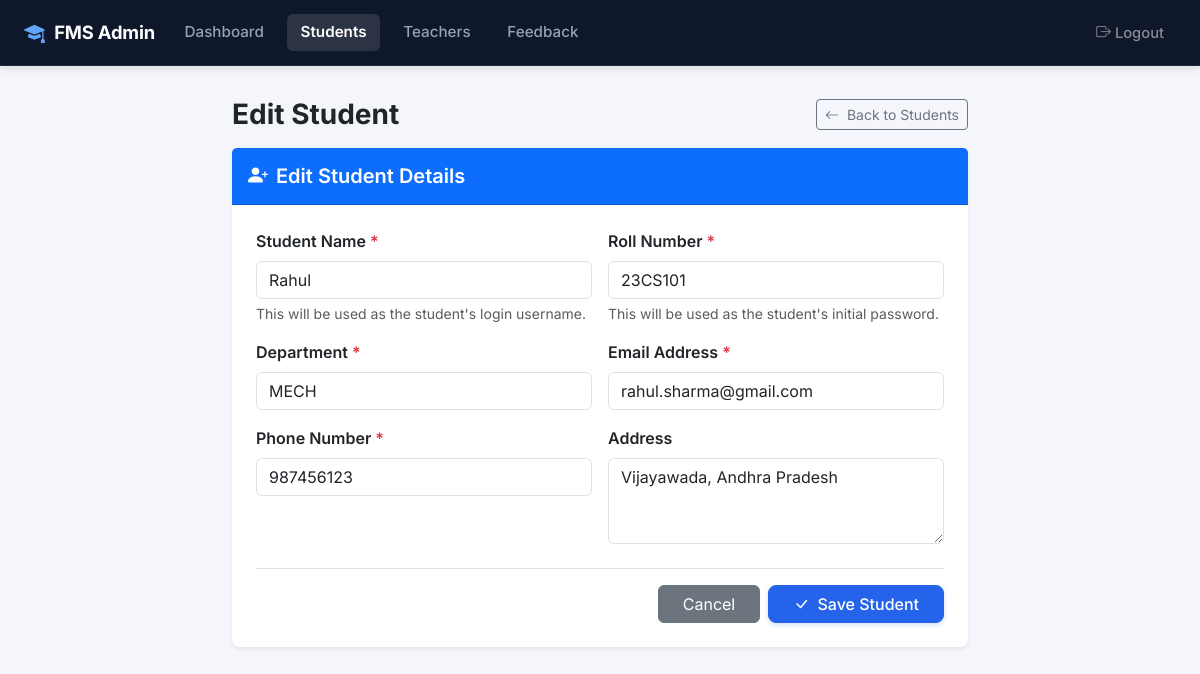
The page /students/edit/1/ (signed in) on the database its author committed.
### fms_app/models.py (models this page shows, shortened)
class Student(models.Model):
    user = models.OneToOneField(User, on_delete=models.CASCADE, related_name='student_profile')
    name = models.CharField(max_length=150)
    roll_number = models.CharField(max_length=50, unique=True)
    department = models.CharField(max_length=100)
    email = models.EmailField()
    phone = models.CharField(max_length=20)
    address = models.TextField(blank=True)
    created_at = models.DateTimeField(auto_now_add=True)
    class Meta:
        ordering = ['id']

### fms_app/views.py (the view)
# urls.py: path('students/edit/<int:pk>/', views.student_edit_view, name='student_edit'),
@admin_required
def student_edit_view(request, pk):
    student = get_object_or_404(Student, pk=pk)
    if request.method == 'POST':
        form = StudentForm(request.POST, instance=student)
        if form.is_valid():
            form.save()
            messages.success(request, f"Student '{student.name}' updated successfully.")
            return redirect('admin_students')
    else:
        form = StudentForm(instance=student)
    return render(request, 'admin/student_form.html', {'form': form, 'title': 'Edit Student', 'student': student})

### fms_app/forms.py (shortened to what this page needs)
class StudentForm(forms.ModelForm):
    class Meta:
        model = Student
        fields = ['name', 'roll_number', 'department', 'email', 'phone', 'address']
        widgets = {
            'name': forms.TextInput(attrs={'class': 'form-control', 'placeholder': 'e.g. Rahul'}),
            'roll_number': forms.TextInput(attrs={'class': 'form-control', 'placeholder': 'e.g. 23CS101'}),
            'department': forms.TextInput(attrs={'class': 'form-control', 'placeholder': 'e.g. CSE or MECH'}),
            'email': forms.EmailInput(attrs={'class': 'form-control', 'placeholder': 'e.g. student@example.com'}),
            'phone': forms.TextInput(attrs={'class': 'form-control', 'placeholder': 'e.g. 9876543210'}),
            'address': forms.Textarea(attrs={'class': 'form-control', 'rows': 3, 'placeholder': 'Full address'}),
        }

### templates/admin/student_form.html (shortened to what this page needs)
{% extends 'base.html' %}
{% block navbar %}
    {% include 'navbar_admin.html' %}
{% endblock %}
{% block content %}
<div class="py-2">
    <div class="row justify-content-center">
        <div class="col-lg-8">
            <div class="d-flex justify-content-between align-items-center mb-3">
                <h3 class="fw-bold text-dark mb-0">{{ title }}</h3>
                <a href="{% url 'admin_students' %}" class="btn btn-outline-secondary btn-sm">
                    <i class="bi bi-arrow-left me-1"></i> Back to Students
                </a>
            </div>
            <div class="card border-0 shadow-sm rounded-3">
                <div class="card-header bg-primary text-white py-3">
                    <h5 class="card-title mb-0 fw-semibold">
                        <i class="bi bi-person-plus-fill me-2"></i>{{ title }} Details
                    </h5>
                </div>
                <div class="card-body p-4">
                    <form method="POST" novalidate>
                        <div class="row g-3">
                            <div class="col-md-6">
                                <label for="{{ form.name.id_for_label }}" class="form-label fw-semibold">Student Name <span class="text-danger">*</span></label>
                                {{ form.name }}
                                <div class="form-text">This will be used as the student's login username.</div>
                            </div>
                            <div class="col-md-6">
                                <label for="{{ form.roll_number.id_for_label }}" class="form-label fw-semibold">Roll Number <span class="text-danger">*</span></label>
                                {{ form.roll_number }}
                                <div class="form-text">This will be used as the student's initial password.</div>
                            </div>
                            <div class="col-md-6">
                                <label for="{{ form.department.id_for_label }}" class="form-label fw-semibold">Department <span class="text-danger">*</span></label>
                                {{ form.department }}
                            </div>
                            <div class="col-md-6">
                                <label for="{{ form.email.id_for_label }}" class="form-label fw-semibold">Email Address <span class="text-danger">*</span></label>
                                {{ form.email }}
                            </div>
                            <div class="col-md-6">
                                <label for="{{ form.phone.id_for_label }}" class="form-label fw-semibold">Phone Number <span class="text-danger">*</span></label>
                                {{ form.phone }}
                            </div>
                            <div class="col-md-6">
                                <label for="{{ form.address.id_for_label }}" class="form-label fw-semibold">Address</label>
                                {{ form.address }}
                            </div>
                        </div>
                        <div class="d-flex justify-content-end gap-2 mt-4 pt-3 border-top">
                            <a href="{% url 'admin_students' %}" class="btn btn-secondary px-4">Cancel</a>
                            <button type="submit" class="btn btn-primary px-4">
                                <i class="bi bi-check-lg me-1"></i> Save Student
                            </button>
                        </div>
                    </form>
                </div>
            </div>
        </div>
    </div>
</div>
{% endblock %}

### static/css/custom.css (style rules this page uses)
:root { --fms-bg: #f4f6fb; --fms-card-bg: #ffffff; --fms-text-main: #1e293b; --fms-text-muted: #64748b; --fms-border: #e2e8f0; --fms-border-light: #f1f5f9; --fms-nav-bg: #0f172a; --fms-table-head: #1e293b; --fms-blue-grad: linear-gradient(135deg, #1e40af 0%, #3b82f6 100%); --fms-green-grad: linear-gradient(135deg, #065f46 0%, #10b981 100%); --fms-yellow-grad: linear-gradient(135deg, #d97706 0%, #f59e0b 100%); --fms-primary: #2563eb; --fms-primary-hover: #1d4ed8; --fms-shadow-sm: 0 1px 3px rgba(0, 0, 0, 0.05), 0 1px 2px rgba(0, 0, 0, 0.03); --fms-shadow-md: 0 4px 6px -1px rgba(0, 0, 0, 0.05), 0 2px 4px -2px rgba(0, 0, 0, 0.03); --fms-shadow-lg: 0 10px 15px -3px rgba(0, 0, 0, 0.06), 0 4px 6px -4px rgba(0, 0, 0, 0.04); }
body { background-color: var(--fms-bg); font-family: 'Inter', -apple-system, BlinkMacSystemFont, "Segoe UI", Roboto, sans-serif; color: var(--fms-text-main); min-height: 100vh; -webkit-font-smoothing: antialiased; }
.card { border-radius: 12px; border: 1px solid var(--fms-border); box-shadow: var(--fms-shadow-sm); background-color: var(--fms-card-bg); }
.btn-primary { background-color: var(--fms-primary); border-color: var(--fms-primary); box-shadow: 0 2px 4px rgba(37, 99, 235, 0.2); font-weight: 500; border-radius: 8px; transition: all 0.15s ease-in-out; }

### rows shown on the page
Student: name "Rahul", roll_number "23CS101", department "MECH", email "rahul.sharma@gmail.com", phone "987456123", address "Vijayawada, Andhra Pradesh"

### other values the page prints
{{ title }} "Edit Student"
